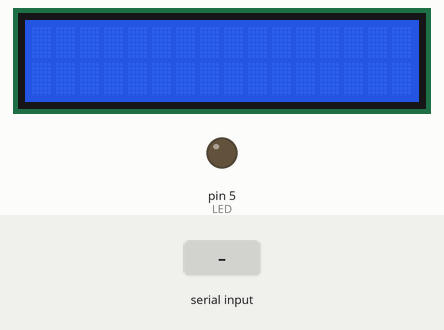
Simulated run of this sketch. Board: Arduino Uno, built with avr-gcc and run on an emulated ATmega328P. On the bench: 16×2 character LCD, output pins drawn as LEDs (lit = HIGH). Inputs (shaded band) come from the test bench. What the sketch prints to the serial monitor is not drawn.

Above: at 1.2 s.
1.3 s: "testConn" received over Serial
At 2.4 s:
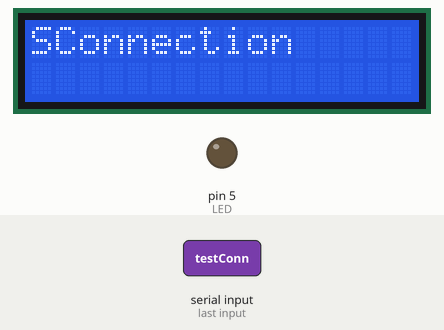
2.8 s: "blinkLed" received over Serial
At 3.31 s:
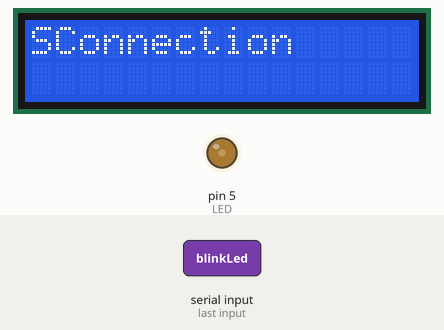
5.5 s: "showMssg" received over Serial
7.9 s: "getsMssg" received over Serial
At 9.3 s:
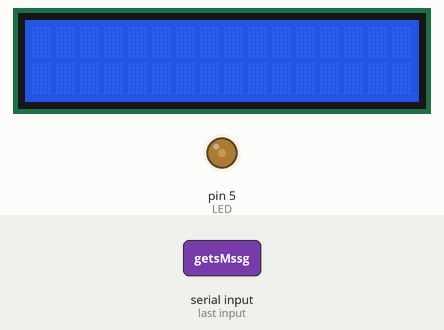
Timing chart, 0 to 10.4 s (numbered marks = the images above; inputs shaded):
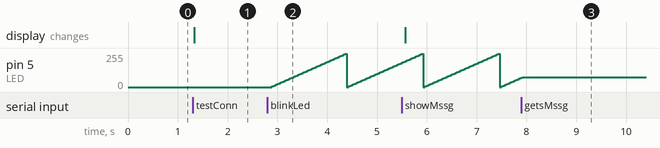

The sketch:

Slave_UART.ino
```cpp
#include <LiquidCrystal.h>

#define RS 13
#define EN 12
#define D4 11
#define D5 10
#define D6 9
#define D7 8
#define LED 5

LiquidCrystal lcd(RS,EN,D4,D5,D6,D7);
static String recordMsg;
bool ledFade = false;
int fadeValue = 0;
char msg[10] = "";

void setup(){
  Serial.begin(9600);
  lcd.begin(16,2);
}

void loop(){
  if(ledFade){
    analogWrite(LED, fadeValue);
    fadeValue = (fadeValue + 5) % 255;
  }

  if(Serial.available()>0){
    Serial.readBytes(msg, 8);
    String strMsg = msg;
    if (strMsg == "blinkLed"){
        ledFade = !ledFade;
    }else if (strMsg == "showMssg"){
        lcd.clear();
        lcd.print(recordMsg);
    }else if (strMsg == "getsMssg"){
        int TimeOut = 0;
        while(Serial.available() <= 0 || TimeOut <= 50){
          delay(100);
          TimeOut++;
        }
        lcd.clear();
        if(TimeOut < 50){
          Serial.readBytes(msg, 10);
          lcd.print(msg);
        }else{
          lcd.print("error");
        }
    }else if (strMsg ==  "testConn"){
        Serial.write("OK");
        lcd.clear();
        lcd.print("Successful");
        lcd.setCursor(1,0);
        lcd.print("Connection");
    }
  }
  delay(30);
}
```

Measured:
- after the input at 1.3 s, the display: changes at once (image 1)
- after the input at 7.9 s, pin 5 (LED): goes on until 7.9 s, then stays 75/255
